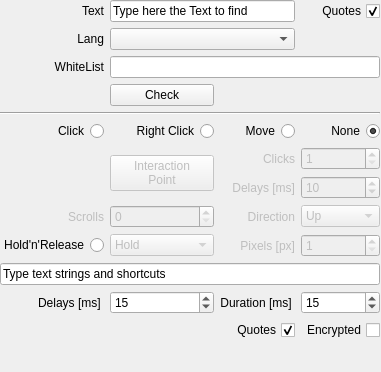
  <widget class="QWidget" name="widget_2" native="true">
   <property name="geometry">
    <rect>
     <x>171</x>
     <y>9000</y>
     <width>381</width>
     <height>372</height>
    </rect>
   </property>
   <widget class="QWidget" name="gridLayoutWidget_2">
    <property name="geometry">
     <rect>
      <x>0</x>
      <y>0</y>
      <width>380</width>
      <height>340</height>
     </rect>
    </property>
    <layout class="QGridLayout" name="gridLayout_2">
     <item row="0" column="3">
      <widget class="QCheckBox" name="add_quotes_ocr_2">
       <property name="layoutDirection">
        <enum>Qt::RightToLeft</enum>
       </property>
       <property name="text">
        <string>Quotes</string>
       </property>
       <property name="checked">
        <bool>true</bool>
       </property>
      </widget>
     </item>
     <item row="13" column="3">
      <widget class="QCheckBox" name="text_encrypted_2">
       <property name="layoutDirection">
        <enum>Qt::RightToLeft</enum>
       </property>
       <property name="text">
        <string>Encrypted</string>
       </property>
       <property name="checked">
        <bool>false</bool>
       </property>
      </widget>
     </item>
     <item row="2" column="0">
      <widget class="QLabel" name="label_2">
       <property name="text">
        <string>WhiteList</string>
       </property>
       <property name="alignment">
        <set>Qt::AlignRight|Qt::AlignTrailing|Qt::AlignVCenter</set>
       </property>
      </widget>
     </item>
     <item row="6" column="1" rowspan="2">
      <widget class="QPushButton" name="pushButtonXYoffset_2">
       <property name="enabled">
        <bool>false</bool>
       </property>
       <property name="text">
        <string>Interaction
Point</string>
       </property>
      </widget>
     </item>
     <item row="5" column="3">
      <widget class="QRadioButton" name="dontclickRadio_2">
       <property name="layoutDirection">
        <enum>Qt::RightToLeft</enum>
       </property>
       <property name="text">
        <string>None</string>
       </property>
       <property name="checked">
        <bool>true</bool>
       </property>
       <attribute name="buttonGroup">
        <string notr="true">buttonGroup_4</string>
       </attribute>
      </widget>
     </item>
     <item row="5" column="1">
      <widget class="QRadioButton" name="rightclickRadio_2">
       <property name="layoutDirection">
        <enum>Qt::RightToLeft</enum>
       </property>
       <property name="text">
        <string>Right Click</string>
       </property>
       <attribute name="buttonGroup">
        <string notr="true">buttonGroup_4</string>
       </attribute>
      </widget>
     </item>
     <item row="4" column="0" colspan="4">
      <widget class="Line" name="line_5">
       <property name="orientation">
        <enum>Qt::Horizontal</enum>
       </property>
      </widget>
     </item>
     <item row="0" column="0">
      <widget class="QLabel" name="text_label_2">
       <property name="layoutDirection">
        <enum>Qt::LeftToRight</enum>
       </property>
       <property name="text">
        <string>Text</string>
       </property>
       <property name="alignment">
        <set>Qt::AlignRight|Qt::AlignTrailing|Qt::AlignVCenter</set>
       </property>
      </widget>
     </item>
     <item row="2" column="1" colspan="3">
      <widget class="QLineEdit" name="lineEditWhiteList_2"/>
     </item>
     <item row="7" column="3">
      <widget class="QSpinBox" name="clickdelay_spinbox_2">
       <property name="enabled">
        <bool>false</bool>
       </property>
       <property name="minimum">
        <number>1</number>
       </property>
       <property name="maximum">
        <number>60000</number>
       </property>
       <property name="value">
        <number>10</number>
       </property>
      </widget>
     </item>
     <item row="0" column="1" colspan="2">
      <widget class="QLineEdit" name="lineEditText_2">
       <property name="text">
        <string>Type here the Text to find</string>
       </property>
      </widget>
     </item>
     <item row="11" column="0" colspan="4">
      <widget class="QLineEdit" name="inserttext_2">
       <property name="text">
        <string>Type text strings and shortcuts</string>
       </property>
      </widget>
     </item>
     <item row="7" column="2">
      <widget class="QLabel" name="labelClickDelay_2">
       <property name="enabled">
        <bool>false</bool>
       </property>
       <property name="text">
        <string>Delays [ms]</string>
       </property>
       <property name="alignment">
        <set>Qt::AlignRight|Qt::AlignTrailing|Qt::AlignVCenter</set>
       </property>
      </widget>
     </item>
     <item row="13" column="2">
      <widget class="QCheckBox" name="add_quotes_2">
       <property name="layoutDirection">
        <enum>Qt::RightToLeft</enum>
       </property>
       <property name="text">
        <string>Quotes</string>
       </property>
       <property name="checked">
        <bool>true</bool>
       </property>
      </widget>
     </item>
     <item row="12" column="1">
      <widget class="QSpinBox" name="spinBoxSendKeysDelay_2">
       <property name="maximum">
        <number>60000</number>
       </property>
       <property name="value">
        <number>15</number>
       </property>
      </widget>
     </item>
     <item row="9" column="3">
      <widget class="QSpinBox" name="holdreleaseSpinBox_2">
       <property name="enabled">
        <bool>false</bool>
       </property>
       <property name="minimum">
        <number>1</number>
       </property>
       <property name="maximum">
        <number>9999</number>
       </property>
      </widget>
     </item>
     <item row="6" column="2">
      <widget class="QLabel" name="labelClickNumber_2">
       <property name="enabled">
        <bool>false</bool>
       </property>
       <property name="text">
        <string>Clicks</string>
       </property>
       <property name="alignment">
        <set>Qt::AlignRight|Qt::AlignTrailing|Qt::AlignVCenter</set>
       </property>
      </widget>
     </item>
     <item row="12" column="0">
      <widget class="QLabel" name="labelSendKeysDelay_2">
       <property name="text">
        <string>Delays [ms] </string>
       </property>
       <property name="alignment">
        <set>Qt::AlignRight|Qt::AlignTrailing|Qt::AlignVCenter</set>
       </property>
      </widget>
     </item>
     <item row="5" column="0">
      <widget class="QRadioButton" name="clickRadio_2">
       <property name="layoutDirection">
        <enum>Qt::RightToLeft</enum>
       </property>
       <property name="text">
        <string>Click</string>
       </property>
       <attribute name="buttonGroup">
        <string notr="true">buttonGroup_4</string>
       </attribute>
      </widget>
     </item>
     <item row="6" column="3">
      <widget class="QSpinBox" name="clicknumber_spinbox_2">
       <property name="enabled">
        <bool>false</bool>
       </property>
       <property name="minimum">
        <number>1</number>
       </property>
      </widget>
     </item>
     <item row="5" column="2">
      <widget class="QRadioButton" name="movemouseRadio_2">
       <property name="layoutDirection">
        <enum>Qt::RightToLeft</enum>
       </property>
       <property name="text">
        <string>Move</string>
       </property>
       <property name="checked">
        <bool>false</bool>
       </property>
       <attribute name="buttonGroup">
        <string notr="true">buttonGroup_4</string>
       </attribute>
      </widget>
     </item>
     <item row="12" column="2">
      <widget class="QLabel" name="labelSendKeysDuration_2">
       <property name="text">
        <string>Duration [ms] </string>
       </property>
       <property name="alignment">
        <set>Qt::AlignRight|Qt::AlignTrailing|Qt::AlignVCenter</set>
       </property>
      </widget>
     </item>
     <item row="9" column="0">
      <widget class="QRadioButton" name="holdreleaseRadio_2">
       <property name="layoutDirection">
        <enum>Qt::RightToLeft</enum>
       </property>
       <property name="text">
        <string>Hold'n'Release</string>
       </property>
       <attribute name="buttonGroup">
        <string notr="true">buttonGroup_4</string>
       </attribute>
      </widget>
     </item>
     <item row="1" column="0">
      <widget class="QLabel" name="lang_label_2">
       <property name="text">
        <string>Lang</string>
       </property>
       <property name="alignment">
        <set>Qt::AlignRight|Qt::AlignTrailing|Qt::AlignVCenter</set>
       </property>
      </widget>
     </item>
     <item row="1" column="1" colspan="2">
      <widget class="QComboBox" name="comboBoxLang_2"/>
     </item>
     <item row="12" column="3">
      <widget class="QSpinBox" name="spinBoxSendKeysDuration_2">
       <property name="maximum">
        <number>60000</number>
       </property>
       <property name="value">
        <number>15</number>
       </property>
      </widget>
     </item>
     <item row="3" column="1">
      <widget class="QPushButton" name="pushButtonCheck_2">
       <property name="text">
        <string>Check</string>
       </property>
      </widget>
     </item>
     <item row="9" column="2">
      <widget class="QLabel" name="labelPixels_2">
       <property name="enabled">
        <bool>false</bool>
       </property>
       <property name="text">
        <string>Pixels [px]</string>
       </property>
       <property name="alignment">
        <set>Qt::AlignRight|Qt::AlignTrailing|Qt::AlignVCenter</set>
       </property>
      </widget>
     </item>
     <item row="9" column="1">
      <widget class="QComboBox" name="holdreleaseComboBox_2">
       <property name="enabled">
        <bool>false</bool>
       </property>
       <item>
        <property name="text">
         <string>Hold</string>
        </property>
       </item>
       <item>
        <property name="text">
         <string>Release</string>
        </property>
       </item>
       <item>
        <property name="text">
         <string>Release Up</string>
        </property>
       </item>
       <item>
        <property name="text">
         <string>Release Down</string>
        </property>
       </item>
       <item>
        <property name="text">
         <string>Release Left</string>
        </property>
       </item>
       <item>
        <property name="text">
         <string>Release Right</string>
        </property>
       </item>
      </widget>
     </item>
     <item row="8" column="0">
      <widget class="QLabel" name="scrollsLabel_2">
       <property name="enabled">
        <bool>false</bool>
       </property>
       <property name="text">
        <string>Scrolls</string>
       </property>
       <property name="alignment">
        <set>Qt::AlignRight|Qt::AlignTrailing|Qt::AlignVCenter</set>
       </property>
      </widget>
     </item>
     <item row="8" column="1">
      <widget class="QSpinBox" name="spinBoxScrolls_2">
       <property name="enabled">
        <bool>false</bool>
       </property>
      </widget>
     </item>
     <item row="8" column="3">
      <widget class="QComboBox" name="comboBoxScrolls_2">
       <property name="enabled">
        <bool>false</bool>
       </property>
       <item>
        <property name="text">
         <string>Up</string>
        </property>
       </item>
       <item>
        <property name="text">
         <string>Down</string>
        </property>
       </item>
       <item>
        <property name="text">
         <string>Left</string>
        </property>
       </item>
       <item>
        <property name="text">
         <string>Right</string>
        </property>
       </item>
      </widget>
     </item>
     <item row="8" column="2">
      <widget class="QLabel" name="labelDirectionScroll_2">
       <property name="enabled">
        <bool>false</bool>
       </property>
       <property name="layoutDirection">
        <enum>Qt::LeftToRight</enum>
       </property>
       <property name="text">
        <string>Direction</string>
       </property>
       <property name="alignment">
        <set>Qt::AlignRight|Qt::AlignTrailing|Qt::AlignVCenter</set>
       </property>
      </widget>
     </item>
    </layout>
   </widget>
  </widget>
